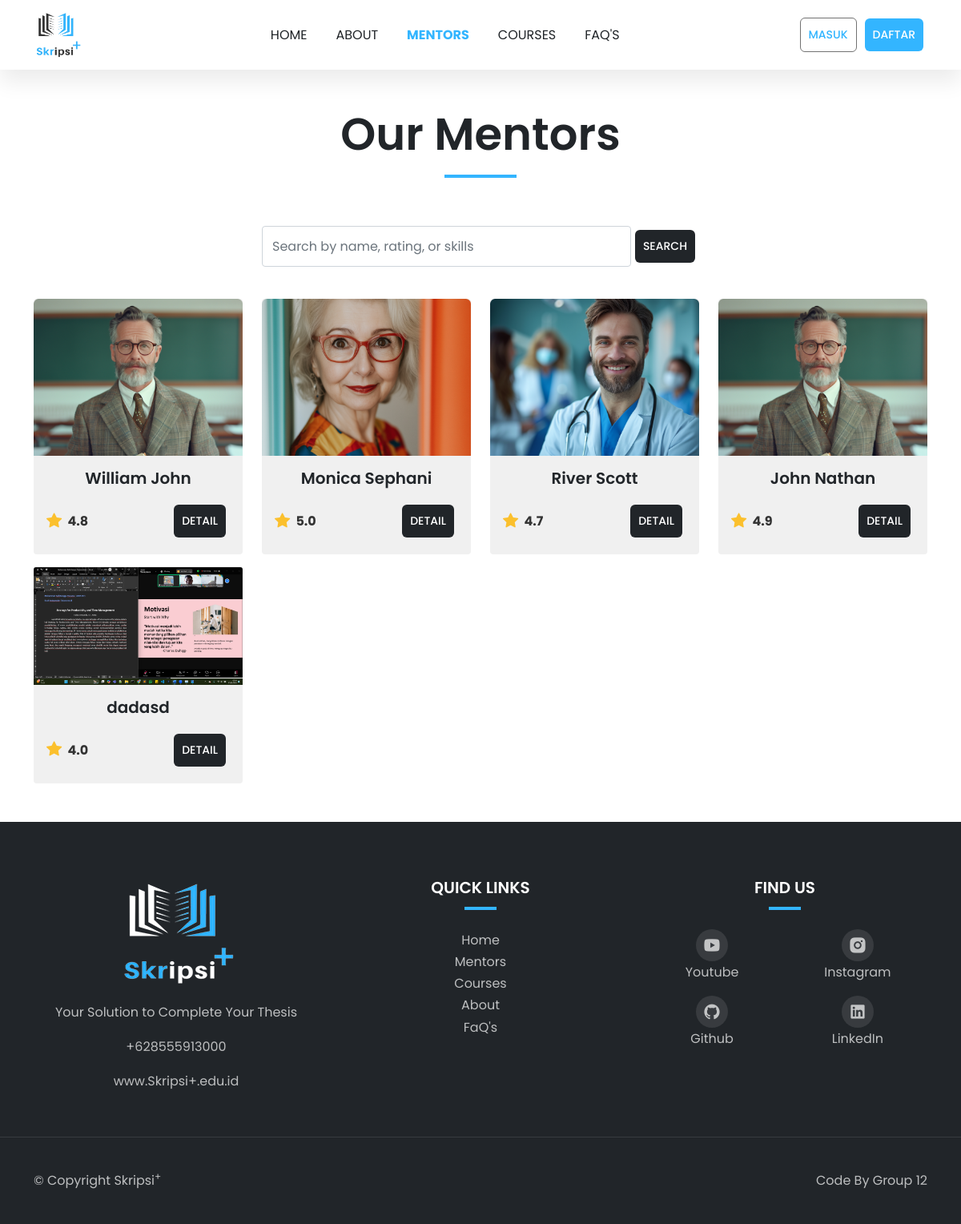
/mentors/, run on the app's committed database.
### public_app/models.py (models this page shows, shortened)
class Mentor(models.Model):
    name = models.CharField(max_length=100)
    image = models.ImageField(upload_to='mentors/')
    rating = models.DecimalField(max_digits=2, decimal_places=1)
    experience = models.PositiveIntegerField(help_text="Experience in years")
    specialization = models.CharField(max_length=100)
    bio = models.TextField()
    education = models.TextField(help_text="Educational background")
    skills = models.TextField(help_text="Comma-separated list of skills")
    price = models.DecimalField(max_digits=10, decimal_places=3, default=0.0, help_text="Consultation fee")

### public_app/views.py (the view)
# urls.py: path('mentors/', views.mentors, name='mentors'),
def mentors(request):
    query = request.GET.get('query')  # Ambil nilai pencarian dari URL
    mentors = Mentor.objects.all()
    if query:
        mentors = mentors.filter(
            Q(name__icontains=query) |
            Q(rating__icontains=query) |
            Q(skills__icontains=query)
        ).distinct()  # distinct() menghindari hasil duplikasi
    for mentor in mentors:
        mentor.education = mentor.education.split("\n")
        mentor.skills = mentor.skills.split(",")
    return render(request, 'mentors.html', {'mentors': mentors})

### public_app/templates/mentors.html (shortened to what this page needs)
{% extends "layouts/base.html" %} {% load static %} {% block content %}
<div class="mb-5">
  <div class="container mt-5 mb-0">
    <div class="row">
      <div class="col-12 text-center">
        <div class="section-title">
          <h1 class="display-4">Our Mentors</h1>
          <div class="line"></div>
        </div>
      </div>
    </div>
    <div class="row justify-content-center mb-4">
      <div class="col-md-6">
        <form
          class="form-inline d-flex justify-content-center"
          method="GET"
          action="{% url 'mentors' %}"
        >
          <input
            class="form-control"
            name="query"
            id="searchInput"
            type="search"
            placeholder="Search by name, rating, or skills"
            aria-label="Search"
          />
          <button class="btn btn-brand" type="submit" id="searchBtn">
            Search
          </button>
        </form>
      </div>
    </div>
    <div class="row" id="mentor-cards">
      {% for mentor in mentors %}
      <div class="col-lg-3 col-md-6 mt-3">
        <div class="card h-100" style="width: 100%">
          <div class="image-zoom">
            <div class="image-zoom-wrapper">
              <img
                src="{{ mentor.image.url }}"
                class="card-img-top"
                alt="{{ mentor.name }}"
              />
            </div>
          </div>
          <div class="card-body d-flex flex-column text-center">
            <h5 class="card-title mb-3">{{ mentor.name }}</h5>
            <div
              class="mt-auto d-flex justify-content-between align-items-center"
            >
              <div class="rating d-flex align-items-center">
                <i class="bi bi-star-fill"></i>
                <span class="ms-1">{{mentor.rating}}</span>
              </div>
              <a
                href="#"
                class="btn btn-brand"
                data-bs-toggle="modal"
                data-bs-target="#mentorModal{{ mentor.id }}"
                >Detail</a
              >
            </div>
          </div>
        </div>
      </div>
      {% endfor %}
    </div>
  </div>
</div>
{% endblock content %}

### static/css/style.css (style rules this page uses)
:root { --c-dark: #212529; --c-brand: #33b5ff; --c-brand-rgb: 51, 181, 255; --c-white-rgb: 255, 255, 255; --c-dark-rgb: 33, 37, 41; --c-body: #727272; --box-shadow: 0px 15px 25px rgba(0, 0, 0, 0.08); --transition: all 0.5s ease; --font-base: "Poppins-Variable", sans-serif; }
* { padding: 0; margin: 0; box-sizing: border-box; font-family: var(--font-base); }
body { line-height: 1.7 !important; color: var(--c-body) !important; font-size: 16px !important; }
h1,h2,h3,h4,h5,h6, .h1,.h2,.h3,.h4,.h5,.h6 { font-weight: 600 !important; color: var(--c-dark); }
a { text-decoration: none !important; }
span { color: var(--c-brand); }
.image-zoom { position: relative; overflow: hidden; }
.image-zoom-wrapper { overflow: hidden; position: relative; }
.image-zoom-wrapper img { transition: var(--transition); }
.btn { font-weight: 500; font-size: 14px; text-transform: uppercase; border-radius: 6px !important; padding: 10px 24px; }
.btn-brand { background-color: var(--c-dark) !important; border-color: var(--c-dark); color: #ffffff !important; }
.btn { padding: 10px; margin: 5px; background-color: none; border: none; }
.section-title { margin-bottom: 60px; }
.section-title .line { width: 90px; height: 4px; background-color: var(--c-brand); margin: 16px auto 24px; }
.card { border: none !important; background-color: #F0F0F0 !important; flex: 1 1 300px; display: flex; flex-direction: column; justify-content: space-between; height: 100%; font-size: 16px !important; }
.card-body { flex-grow: 1; display: flex; flex-direction: column; justify-content: flex-start; }
.rating i { color: #fbc02d; font-size: 1.2rem; margin-right: 0.2rem; }
.rating span { font-size: 1rem; font-weight: bold; color: #333; }

### data on the page
Mentor: image (picture), name "William John", rating "4.8"
Mentor: image (picture), name "Monica Sephani", rating "5.0"
Mentor: image (picture), name "River Scott", rating "4.7"
Mentor: image (picture), name "John Nathan", rating "4.9"
Mentor: image (picture), name "dadasd", rating "4.0"
